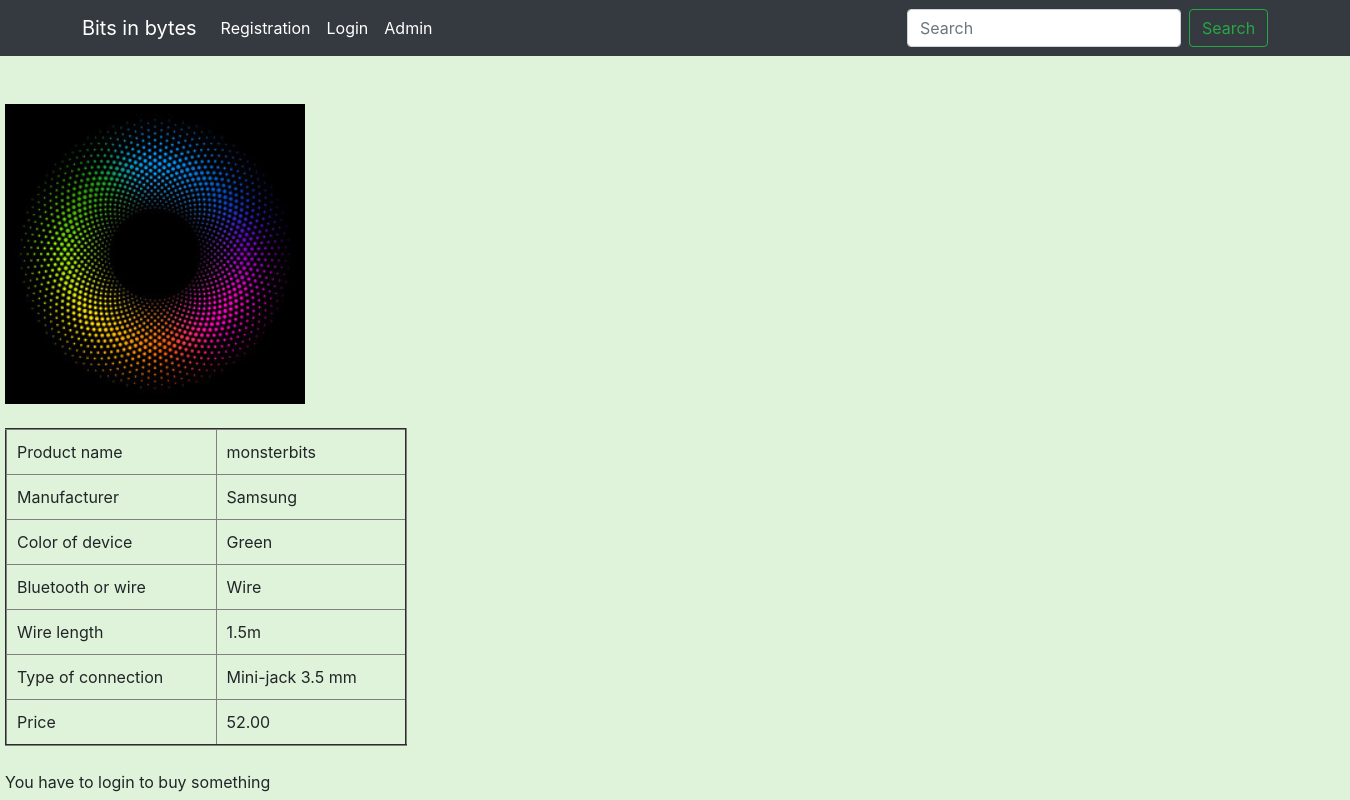
Screenshot of /product/4/ with the database file from the repository.
### app1/models.py (models this page shows, shortened)
class Product(models.Model):
    MANUFACT = (
        ("SN", "Sony"),
        ("SM", "Samsung"),
        ("PS", "Panasonic"),
        ("SW", "Swen"),
        ("AP", "Apple"),
        ("SE", "Sony Ericson"),
        ("XM", "Xiaomi"),
    )
    COLOR = (
        ("BL", "Black"),
        ("WT", "White"),
        ("BE", "Blue"),
        ("GR", "Green"),
        ("PN", "Pink"),
    )
    TYPE = (
        ("BL", "Bluetooth"),
        ("WR", "Wire"),
    )
    TYPE_CONNECTOR = (
        ("3.5", "Mini-jack 3.5 mm"),
        ("LG", "Lightning"),
        ("2.0", "Bluetooth 2.0"),
        ("2.1", "Bluetooth 2.1"),
        ("3.0", "Bluetooth 3.0"),
    )
    name = models.CharField(max_length=60)
    manufacturer = models.CharField(max_length=10, choices=MANUFACT)
    color = models.CharField(max_length=10, choices=COLOR)
    bluetooth_or_wire = models.CharField(max_length=10, choices=TYPE)
    connection_range = models.CharField(max_length=60, blank=True, default="0")
    work_time = models.CharField(max_length=60, blank=True, default="0")
    warranty = models.IntegerField()
    wire_lenght = models.DecimalField(max_digits=4, decimal_places=1, blank=True, default="0", )
    type_connector = models.CharField(max_length=10, choices=TYPE_CONNECTOR)
    price = models.DecimalField(max_digits=6, decimal_places=2)
    photo = models.ImageField(blank=True, upload_to="media/", default="None")

### app1/views.py (the view)
# urls.py: url(r'product/(?P<pk>\d+)/$', views.product_details, name="product_details"),
def product_details(request, pk):
    prod = get_object_or_404(Product, pk=pk)
    form = AddBuy()
    photo = str(prod.photo)
    price = int(prod.price * 100)
    warr = ChangeWarranty(request.POST, instance=prod)
    if request.method == 'POST':
        form = form.save(commit=False)
        form.buyer = request.user
        form.buyer_id = request.user.id
        form.product_id = prod.id
        form.price = prod.price
        form.data_of_buy = timezone.now()
        form.product_name = prod.name
        try:
            import stripe
            stripe.api_key = "sk_test_KoPBXsif8wO9pa9GPKU9qsz6"
            stripe.Charge.create(
                amount=price,
                currency="usd",
                source=request.POST['stripeToken'],
                description="Test payment",
            )
            form.payed_or_not = 'Yes'
        except MultiValueDictKeyError:
            form.payed_or_not = 'No'
        form.save()
        warr = warr.save()
        warr.warranty = prod.warranty - 1
        warr.save()
        return redirect('bits in bytes')
    else:
        pass
    return render(request, 'app1/prod_detail.html', {'prod': prod, 'warr': warr, 'photo': photo, 'price': price})

### app1/forms.py
class ChangeWarranty(forms.ModelForm):
    class Meta:
        model = Product
        fields = []

### app1/templates/app1/prod_detail.html (shortened to what this page needs)
{% extends "app1/base.html" %}
{% load bootstrap %}
{% load static %}
{% block content %}
<div>
    <br>
    <br>
    <img src="{{ prod.photo.url }}" style="height: 300px; width: 300px">
    <br>
    <br>
    <table border="2" width="30%" cellpadding="10">
        <tr>
            <td>Product name</td>
            <td>{{ prod.name }}</td>
        </tr>
        <tr>
            <td>Manufacturer</td>
            <td>{{ prod.get_manufacturer_display }}</td>
        </tr>
        <tr>
            <td>Color of device</td>
            <td>{{ prod.get_color_display }}</td>
        </tr>
        <tr>
            <td>Bluetooth or wire</td>
            <td>{{ prod.get_bluetooth_or_wire_display }}</td>
        </tr>
        {% if prod.bluetooth_or_wire == 'BL' %}
        <tr>
            <td>Conection range</td>
            <td>{{ prod.connection_range }}</td>
        </tr>
        <tr>
            <td>Work time</td>
            <td>{{ prod.work_time }}</td>
        </tr>
        {% elif prod.bluetooth_or_wire == 'WR' %}
        <tr>
            <td>Wire length</td>
            <td>{{ prod.wire_lenght }}m</td>
        </tr>
        {% endif %}
        <tr>
            <td>Type of connection</td>
            <td>{{ prod.get_type_connector_display }}</td>
        </tr>
        <tr>
            <td>Price</td>
            <td>{{ prod.price }}</td>
        </tr>
    </table>
</div>
<br>
    {% if user.is_authenticated%}
        {% if prod.warranty > 0 %}
            <ul class="buttons">
                <li>
                    <form method="post">
                        {% csrf_token %}
                    <input type="submit" class="btn btn-primary" value="Add to basket">
                    </form>
                </li>
                <li>
                    <form  action="{% url 'product_details' pk=prod.id %}" method="POST">
                        {% csrf_token %}
                        <script src="https://checkout.stripe.com/checkout.js" class="stripe-button"
                                data-key="pk_test_4d82ss51WQYwuCciwz4i5ude"
                                data-amount="{{ price }}"
                                data-name="InShop"
                                data-description="test"
                                data-currency="usd">
                        </script>
                    </form>
                </li>
            </ul>
        {% elif prod.warranty <= 0 %}
            <td>Product sold out </td>
        {% endif %}
    {% else %}
        <td>You have to login to buy something</td>
    {% endif %}
{% endblock %}

### app1/static/app1/css/base.css (style rules this page uses)
body { background: #32b81729; padding: 0; margin: 0; }
div, a, img, form, button { box-sizing: border-box; }

### rows the page displays
Product: photo (picture), name "monsterbits", manufacturer "Samsung", color "Green", bluetooth_or_wire "Wire", wire_lenght "1.5", type_connector "Mini-jack 3.5 mm", price "52.00"
